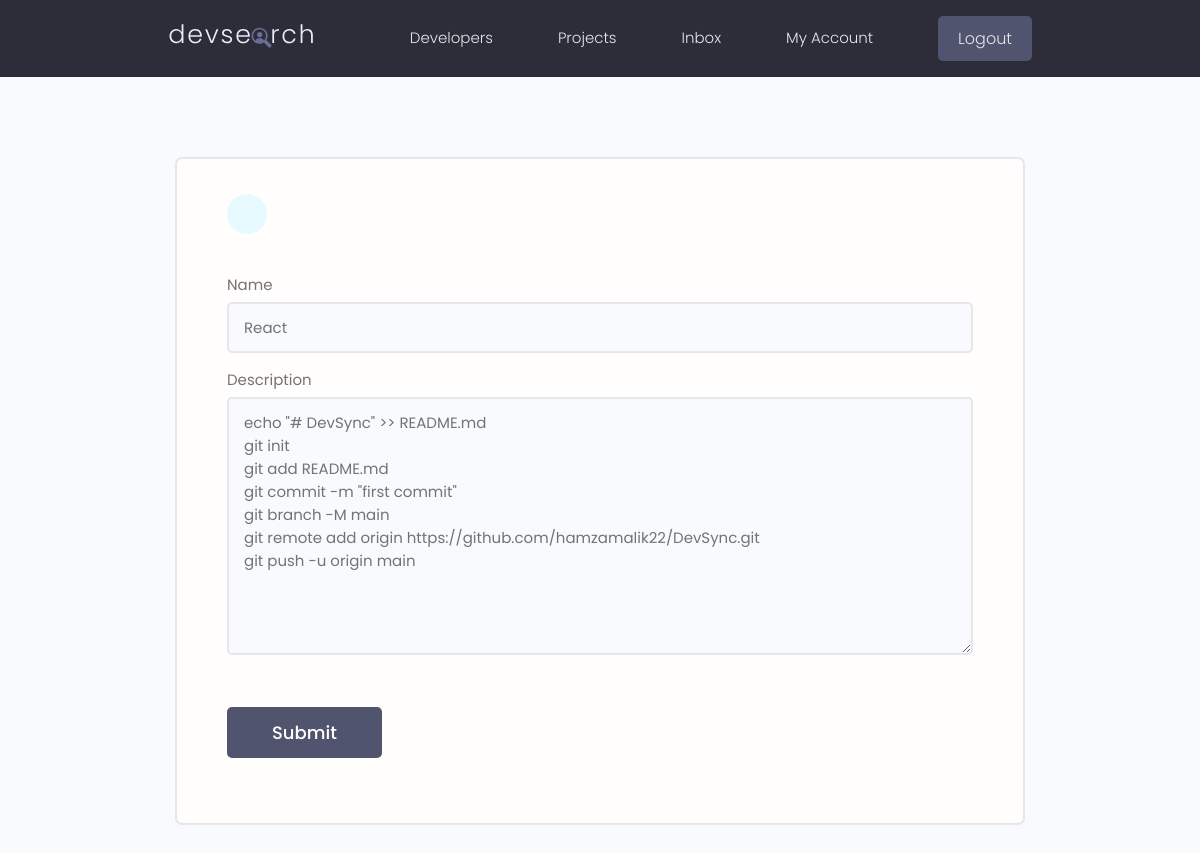
The page /edit-skill/6c959b29-4afa-449e-9ebd-e85f2962885b/ (signed in) on the database its author committed.
### users/models.py (models this page shows, shortened)
class Skills(models.Model):
    owner = models.ForeignKey(Profile, on_delete=models.CASCADE,null=True,blank=True)
    name = models.CharField(max_length=200,null=True,blank=True)
    description = models.TextField(null=True,blank=True)
    created = models.DateTimeField(auto_now_add=True)
    id = models.UUIDField(default=uuid.uuid4,unique=True,primary_key=True,editable=False)

### users/views.py (the view)
# urls.py: path('edit-skill/<str:pk>/', views.editSkill, name='edit-skill'),
@login_required(login_url="login-User")
def editSkill(request, pk):
    profile = request.user.profile
    skill = profile.skills_set.get(id = pk)
    form = SkillForm(instance = skill)
    if request.method == 'POST':
        form = SkillForm(request.POST, instance = skill)
        if form.is_valid():
            form.save()
            messages.info(request, 'Skill updated Successfully')
            return redirect('user-account')
    context = {'page' : 'Edit Skill', 'form': form}
    return render(request, 'skill_form.html',context)

### users/forms.py
class SkillForm(ModelForm):
    class Meta:
        model = Skills
        fields = '__all__'
        exclude = ['owner']
    def __init__(self, *args, **kwargs):
        super(SkillForm, self).__init__(*args, **kwargs)
        for name, field in self.fields.items():
            field.widget.attrs.update({ 'class' : 'input'})

### users/templates/skill_form.html (shortened to what this page needs)
{% extends "base.html" %}
{% block content %}
 <main class="formPage my-xl">
    <div class="content-box">
        <div class="formWrapper">
            <a class="backButton" href="{% url 'user-account' %}"></a>
            <br>
            <form class="form" method="POST" action="">
                {% for field in form %}
                <div class="form__field">
                    <label for="formInput#text">{{ field.label }}</label>
                    {{field}}
                </div>
                {% endfor %}
                <input class="btn btn--sub btn--lg  my-md" type="submit" value="Submit" />
            </form>
        </div>
    </div>
</main>
</body>
{% endblock content %}

### static/styles/app.css (style rules this page uses)
:root { --color-sub: #2d2d39; }
.btn--sub { background-color: var(--color-sub-light); }
.content-box { width: 95%; max-width: 85rem; margin: 0 auto; }
.backButton { background: var(--color-main-light); color: var(--color-main); width: 4rem; height: 4rem; display: flex; align-items: center; justify-content: center; border-radius: 50%; }
.formPage .formWrapper { list-style: none; background: var(--color-white); padding: 3.5rem 5rem; border: 2px solid var(--color-light); border-radius: 0.7rem; }

### static/uikit/styles/modules/_variables.css (style rules this page uses)
:root { --color-main: #5aa5b9; --color-main-light: #e6faff; --color-sub: #3f4156; --color-sub-light: #51546e; --color-sub-lighter: #ededfd; --color-text: #737373; --color-gray: #8b8b8b; --color-light: #e5e7eb; --color-light-gray: #767676; --color-bg: #f8fafd; --color-white: #fffefd; --color-white-light: #f3f3f3; --color-success: #359e64; --color-success-bg: #def8e8; --color-error: #fc4b0b; --color-error-bg: #fff2ee; --font-base: 'Poppins', arial, helvetica, 'Segoe UI', roboto, ubuntu, sans-serif; --font-monospace: 'Fira Code', 'Courier New', courier, monospace; --font-regular: 300; --font-medium: 500; --font-bold: 700; --generic-shadow: 1px 1px 5px #00000010; --generic-transition: all 0.3s ease-in-out; }

### static/uikit/styles/modules/_base.css (style rules this page uses)
* { margin: 0; padding: 0; box-sizing: border-box; text-rendering: optimizeLegibility; color: inherit; font-size: inherit; }
html { font-size: 50%; }
@media only screen and (min-width: 480px) { html { font-size: 56.25%; } }
@media only screen and (min-width: 1200px) { html { font-size: 62.5%; } }
body { line-height: 1.6; font-weight: 400; font-size: 1.5rem; color: var(--color-text); background-color: var(--color-bg); min-height: 100vh; }

### static/uikit/styles/modules/_typography.css (style rules this page uses)
* { font-family: var(--font-base); }
a { padding-bottom: 2px; text-decoration: none; display: inline-block; color: var(--color-main); font-weight: var(--font-medium); }

### static/uikit/styles/modules/_utilities.css (style rules this page uses)
.my-md { margin: 3rem auto; }
.my-xl { margin: 8rem auto; }

### static/uikit/styles/modules/_button.css (style rules this page uses)
.btn { display: inline-block; position: relative; cursor: pointer; background-color: var(--color-light); font-weight: var(--font-medium); color: var(--color-sub); text-decoration: none; padding: 1rem 2rem; border-radius: 0.5rem; border: none; width: -webkit-fit-content; width: -moz-fit-content; width: fit-content; height: -webkit-fit-content; height: -moz-fit-content; height: fit-content; font-size: 1.6rem; outline-width: 0; outline-color: transparent; -webkit-backface-visibility: hidden; backface-visibility: hidden; transition: all 0.3s ease-in-out; }
.btn--sub { background-color: var(--color-sub); color: var(--color-white); }
.btn--lg { font-size: 1.8rem; padding: 1.2rem 4.5rem; }

### static/uikit/styles/modules/_form.css (style rules this page uses)
.form { display: block; }
.form__field { margin-top: 1.5rem; margin-bottom: 1.5rem; }
.form__label, .form__field > label { display: block; margin-bottom: 0.5rem; color: var(--color-text); }
input.input[type='text'], input.input[type='email'], input.input[type='password'], input.input[type='number'], textarea.input { min-width: 24rem; width: 100%; padding: 1.2rem 1.5rem; border-radius: 0.5rem; border: 2px solid var(--color-light); transition: all 0.3s ease-in-out; background-color: var(--color-bg); }

### rows shown on the page
Skills: form "React" "echo \"# DevSync\" >> README.md git init git add README.md git commit -m \"first commit\" git branch -M main git remote add origin https://github.com/hamzamalik22/DevSync.git git push -u origin main"

### other values the page prints
{{ field.label }} "Name" "Description"
